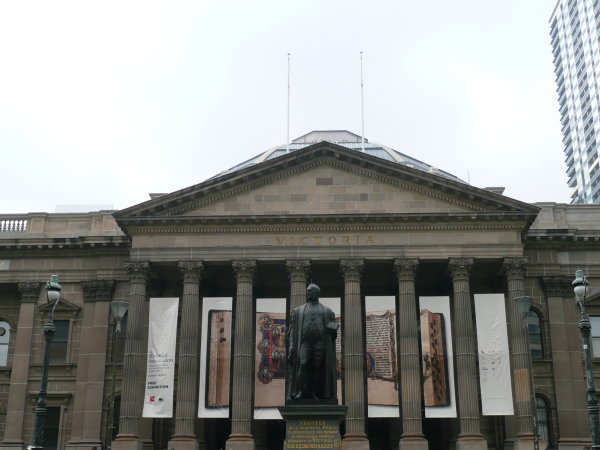
#> input picture cs6643_proj2/images/set1/1.jpg, 600 x 450 px; its folder holds only this picture in this run
$ jupyter execute p2.ipynb
#> lines starting #> are read from the running program, lines starting #| are printed output that depends on the picture
[cell 1]
import numpy as np
import cv2
import os
import matplotlib.pyplot as plt
import matplotlib.image as mpimg
import random

[cell 2]
def imregionalmax(image, kernel=None):
    """Find the regional max of the image. An approximation of MATLAB's
    imregionalmax function. Result only differs when surrounding pixels
    have the same value as the center.

    Parameters:
    - image: the input image
    - kernel: the size of the neiborhood region, default is 3x3, i.e.
              neighboring 8 pixels.
    Returns:
    - a bitmask image, where '1' indicates local maxima.
    Author:
    - Yu Fang
    References:
    - https://github.com/bhardwajvijay/Utils/blob/master/utils.cpp
    - https://stackoverflow.com/questions/5550290/find-local-maxima-in-grayscale-image-using-opencv
    """
    # dialate the image so that small values are replaced by local max
    local_max = cv2.dilate(image, kernel)
    # non-local max pixels (excluding pixel w/ constant 3x3 neighborhood)
    # will be replaced by local max, so the values will increase. remove them.
    # so the result is either local max or constant neighborhood.
    max_mask = image >= local_max
    # erode the image so that high values are replaced by local min
    local_min = cv2.erode(image, kernel)
    # only local min pixels and pixels w/ constant 3x3 neighborhood
    # will stay the same, otherwise pixels will be replaced by the local
    # min and become smaller. We only take non-local min, non-constant values.
    min_mask = image > local_min
    # boolean logic hack
    #   (local max || constant) && (!local min && !constant)
    # = local max && !local min && !constant
    # = local max && !constant
    return (max_mask & min_mask).astype(np.uint8)

[cell 3]
def est_homography(src, dest):
    """ Compute the homography matrix from (x_src, y_src) to (x_dest, y_dest).
    Parameters:
    - src: (x,y) coordinates of N source pixels, where coordinates are row vectors,
           so the matrix has dimension Nx2 (N>=4).
    - dest: (x,y) coordinates of N destination pixels, where coordinates are row vectors,
            so the matrix has dimension Nx2 (N>=4).
    Returns:
    - the homography matrix such that H @ [x_src, y_src, 1].T = [x_dest, y_dest, 1].T
    Author:
    - Yu Fang
    """
    N = src.shape[0]
    if N != dest.shape[0]:
        raise ValueError("src and diff should have the same dimension")
    src_h = np.hstack((src, np.ones((N, 1))))
    A = np.array([np.block([[src_h[n], np.zeros(3), -dest[n, 0] * src_h[n]],
                            [np.zeros(3), src_h[n], -dest[n, 1] * src_h[n]]])
                  for n in range(N)]).reshape(2 * N, 9)
    [_, _, V] = np.linalg.svd(A)
    # take the right singular vector x corresponding to the least singular value
    # s.t. ||Ax - 0||^2 is minimized
    return V.T[:, 8].reshape(3, 3)

[cell 4]
def apply_homography(H, src):
    """ Apply the homography H to src
    Parameters:
    - H: the 3x3 homography matrix
    - src: (x,y) coordinates of N source pixels, where coordinates are row vectors,
           so the matrix has dimension Nx2 (N>=4).
    Returns:
    - src: (x,y) coordinates of N destination pixels, where coordinates are row vectors,
           so the matrix has dimension Nx2 (N>=4).
    Author:
    - Yu Fang
    """
    src_h = np.hstack((src, np.ones((src.shape[0], 1))))
    dest =  src_h @ H.T
    return (dest / dest[:,[2]])[:,0:2]

[cell 5]
# [24 lines left out: function drawMatches, not called in this run]

[cell 6]
# imregionalmax example (remove this block in the final submission)
A = 10 * np.ones((10, 10))
A[1:4, 1:4] = 22
A[5:8, 5:8] = 33
A[1, 7] = 44
A[2, 8] = 45
A[3, 9] = 44
print(f"A:\n{A}")
print(f"regionmal max:\n{imregionalmax(A)}")

[cell 7]
# homography example (remove this block in the final submission)
src = np.array([
    [0, 0],
    [3, 0],
    [0, 2],
    [3, 2]
])
dest = np.array([
    [10, 10],
    [13, 10],
    [12, 12],
    [15, 12]
])

H = est_homography(src, dest)
print(f"H:\n{H}")
dest2 = apply_homography(H, src)
print(f"recover dest:\n{dest2}")

[cell 8]
set_number = 1
filepath = f"../images/set{set_number}"
sorted_imagefile = sorted(os.listdir(filepath))
images = [cv2.imread(f"{filepath}/{image}", cv2.IMREAD_GRAYSCALE) for image in sorted_imagefile]
#> images = 1 item

def harris_corner(image):

    block, size = 3, 3
    thresh = .01
    k = 0.05

    corner_str = cv2.cornerHarris(image, block, size, k)
    color = cv2.cvtColor(image, cv2.COLOR_GRAY2RGB)

    corners = np.argwhere(corner_str> thresh* corner_str.max())
    for y, x in corners:
        cv2.circle(color, (x, y), 3, [255, 0, 0], -1)

    plt.imshow(color, cmap=plt.cm.gray)
    plt.show()
    return corner_str, color

def anms(corner_strengths, num_best):

    y, x = np.where(corner_strengths> .1* corner_strengths.max())
    R = np.full(len(x), np.inf)

    for i in range(len(x)):
        for j in range(len(y)):
            if corner_strengths[y[j], x[j]]> corner_strengths[y[i], x[i]]:
                squared = ((x[j] - x[i]) ** 2)+ ((y[j] - y[i]) ** 2)
                R[i] = min(R[i], squared)

    sort_idx = np.argsort(R)[::-1][:num_best]
    x_coord = x[sort_idx]
    y_coord = y[sort_idx]
    return x_coord, y_coord

[cell 9]
x_coord, y_coord = [], []

for image in images:
    corner_str, color = harris_corner(image)
    x, y = anms(corner_str, 300)
    x_coord.append(x)
    y_coord.append(y)
    plt.imshow(image, cmap=plt.cm.gray)
    plt.plot(x, y, 'r.')
    plt.show()
#> this loop made 1 pass
#> (block in harris_corner, size in harris_corner, thresh in harris_corner, k in harris_corner) on pass 1: (3, 3, 0.01, 0.05)
#> pass 1, in harris_corner, `corner_str = cv2.cornerHarris(image, block, size, k)`:
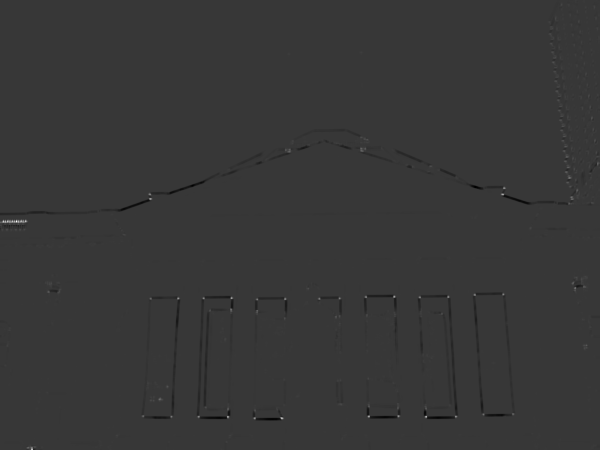
#> corner_str: shape (450, 600) float32; min -0.00392, max 0.0141, mean -1.66e-05; drawn with min black and max white
#> pass 1, in harris_corner, `plt.show()`:
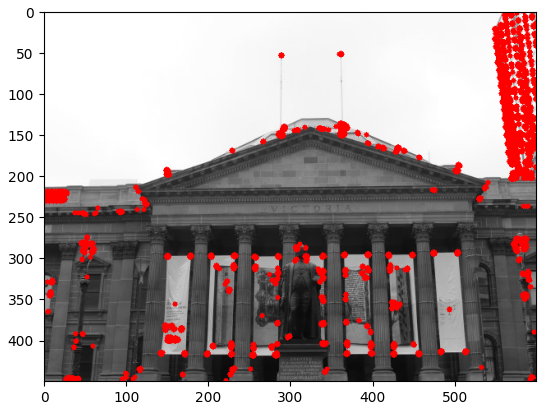
#> figure drawn by matplotlib, 1 panel; B, G, R data is drawn as R, G, B
#> pass 1, `corner_str, color = harris_corner(image)`:
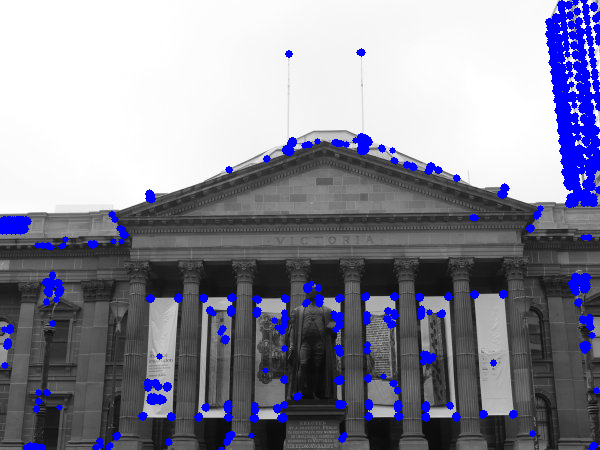
#> color: shape (450, 600, 3); mean B, G, R 153.7, 137.2, 137.2
#> pass 1, `plt.show()`:
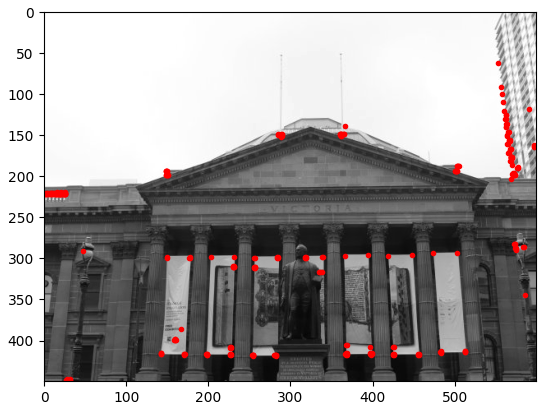
#> figure drawn by matplotlib, 1 panel
#> after the loop, x_coord = 1 item; y_coord = 1 item

[cell 10]
# [17 lines left out: function feature_descriptors, not called in this run]

[cell 11]
# [39 lines left out: function feature_matching, not called in this run]

[cell 12]
kp1, kp2 = [],[]

for i in range(1,len(images)):
    image1, image2 = images[i-1], images[i]
    image1 = cv2.cvtColor(image1, cv2.COLOR_GRAY2BGR)
    image2 = cv2.cvtColor(image2, cv2.COLOR_GRAY2BGR)
    temp1, temp2 = feature_matching(image1, image2, (x_coord[i-1], y_coord[i-1]), (x_coord[i], y_coord[i]))
    kp1.append(temp1)
    kp2.append(temp2)
#> this loop made 0 passes
#> after the loop, kp1 = []; kp2 = []

[cell 13]
# [18 lines left out: function ransac, not called in this run]

[cell 14]
matches = []
for i in range(len(kp1)):
    matches.append(np.array([(i, i) for i in range(len(kp1[i]))]))
    matches[i] = ransac(matches[i], kp1[i], kp2[i], 1000)
#> after the loop, matches = []

for i in range(len(kp1)):
    image1, image2 = images[i], images[i+1]
    image1 = cv2.cvtColor(image1, cv2.COLOR_GRAY2BGR)
    image2 = cv2.cvtColor(image2, cv2.COLOR_GRAY2BGR)
    drawMatches(image1, np.array(kp1[i]), image2, np.array(kp2[i]), matches[i])
    plt.show()

$ run again, on cs6643_proj2/images/set1/2.jpg
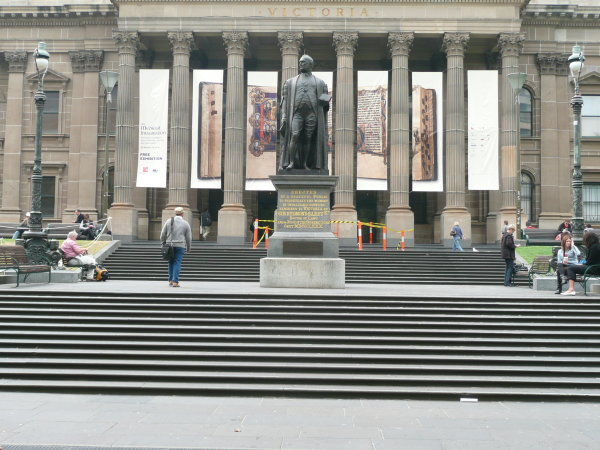
#> input picture cs6643_proj2/images/set1/2.jpg, 600 x 450 px
#> images = 1 item
#> the loop `for image in images:` made 1 pass
#> (block in harris_corner, size in harris_corner, thresh in harris_corner, k in harris_corner) on pass 1: (3, 3, 0.01, 0.05)
#> pass 1, `corner_str, color = harris_corner(image)`:
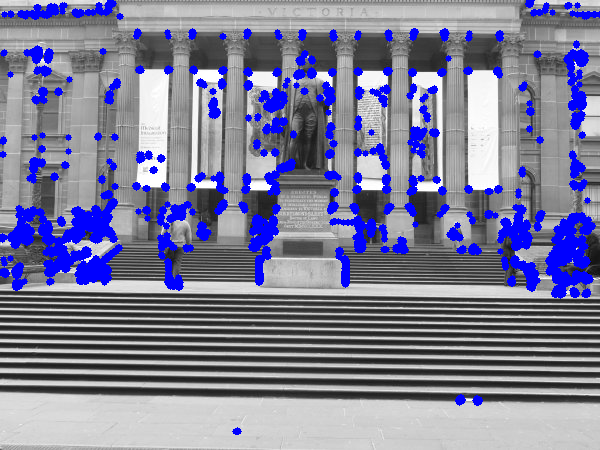
#> color: shape (450, 600, 3); mean B, G, R 153.5, 126.2, 126.2
#> pass 1, `plt.show()`:
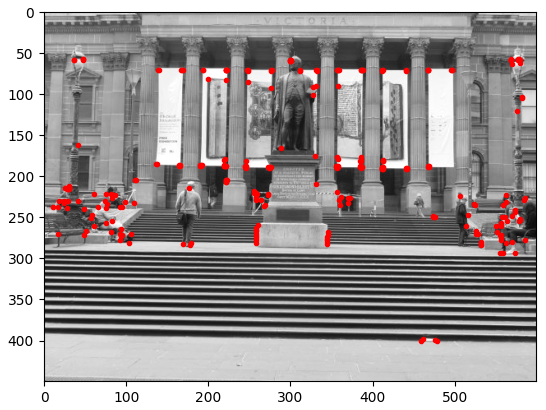
#> figure drawn by matplotlib, 1 panel
#> after the loop `for i in range(1,len(images)):`: kp1 = []

$ run again, on cs6643_proj2/images/set1/3.jpg
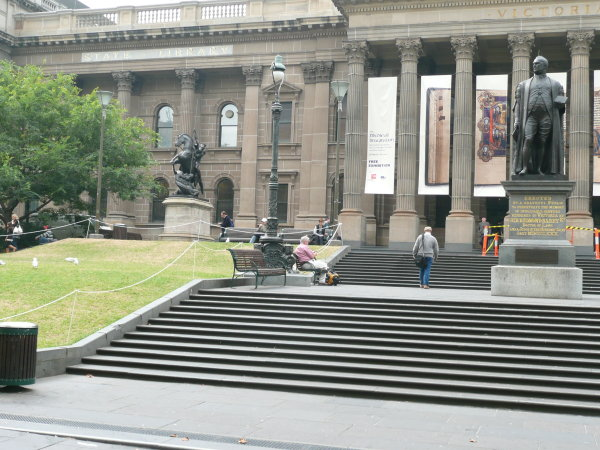
#> input picture cs6643_proj2/images/set1/3.jpg, 600 x 450 px
#> images = 1 item
#> the loop `for image in images:` made 1 pass
#> (block in harris_corner, size in harris_corner, thresh in harris_corner, k in harris_corner) on pass 1: (3, 3, 0.01, 0.05)
#> pass 1, `corner_str, color = harris_corner(image)`:
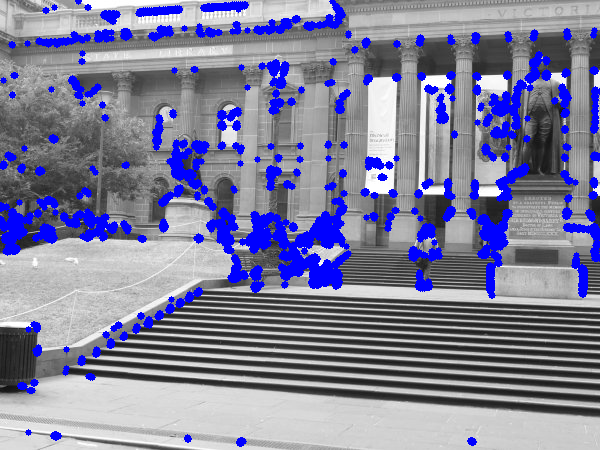
#> color: shape (450, 600, 3); mean B, G, R 157, 128.3, 128.3
#> pass 1, `plt.show()`:
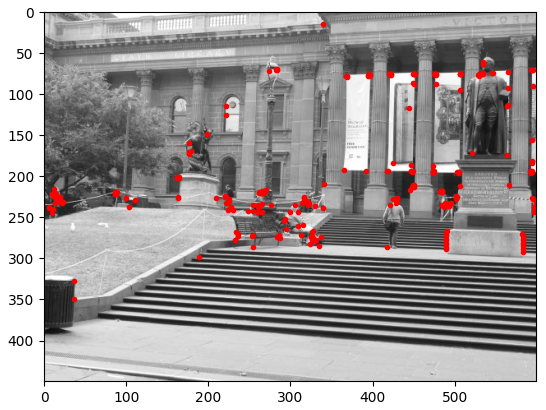
#> figure drawn by matplotlib, 1 panel
#> after the loop `for i in range(1,len(images)):`: kp1 = []
